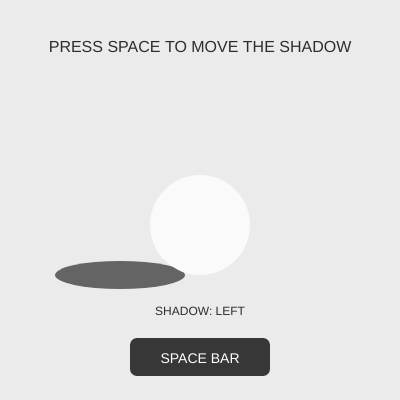
Frame 1 (no input)
Frame 60 (no input): identical to frame 1, image omitted
Frame 120 (the mouse pressed at the canvas centre since frame 60): identical to frame 1, image omitted

The p5.js sketch that drew this single still picture (run headless with seeded random() and noise() and a simulated clock; from frame 60 on, the mouse is pressed at the canvas centre):

// p5.js sketch
// ── sketch.js
// Press Space to move the shadow from side to side.
let shadowX = 120;
let targetX = 120;

function setup() {
  createCanvas(400, 400);
}

function draw() {
  background(235);
  shadowX = lerp(shadowX, targetX, 0.1);

  noStroke();

  // The instruction and space-bar shape invite the action.
  fill(45);
  textAlign(CENTER);
  textSize(16);
  text('PRESS SPACE TO MOVE THE SHADOW', 200, 52);

  fill(100);
  ellipse(shadowX, 275, 130, 28);

  fill(250);
  ellipse(200, 225, 100, 100);

  // The state label confirms where the shadow is heading.
  fill(45);
  textSize(12);
  if (targetX === 120) {
    text('SHADOW: LEFT', 200, 315);
  } else {
    text('SHADOW: RIGHT', 200, 315);
  }

  fill(55);
  rect(130, 338, 140, 38, 7);
  fill(255);
  textSize(14);
  text('SPACE BAR', 200, 363);
}

function keyPressed() {
  if (key === ' ') {
    if (targetX === 120) {
      targetX = 280;
    } else {
      targetX = 120;
    }
    return false;
  }
}
